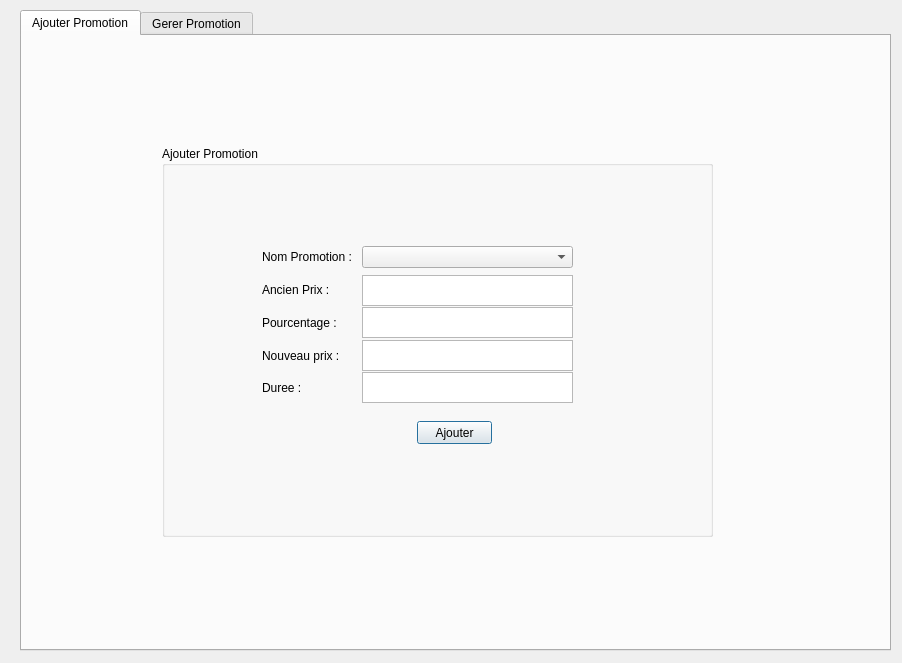
<?xml version="1.0" encoding="UTF-8"?>
<ui version="4.0">
 <class>produitinter</class>
 <widget class="QDialog" name="produitinter">
  <property name="geometry">
   <rect>
    <x>0</x>
    <y>0</y>
    <width>902</width>
    <height>663</height>
   </rect>
  </property>
  <property name="windowTitle">
   <string>Dialog</string>
  </property>
  <widget class="QTabWidget" name="tabWidget">
   <property name="geometry">
    <rect>
     <x>20</x>
     <y>10</y>
     <width>871</width>
     <height>641</height>
    </rect>
   </property>
   <property name="currentIndex">
    <number>0</number>
   </property>
   <widget class="QWidget" name="tab">
    <attribute name="title">
     <string>Ajouter Promotion</string>
    </attribute>
    <widget class="QGroupBox" name="groupBox">
     <property name="geometry">
      <rect>
       <x>140</x>
       <y>110</y>
       <width>551</width>
       <height>391</height>
      </rect>
     </property>
     <property name="title">
      <string>Ajouter Promotion</string>
     </property>
     <widget class="QTextEdit" name="Pourcentage">
      <property name="geometry">
       <rect>
        <x>200</x>
        <y>161</y>
        <width>211</width>
        <height>31</height>
       </rect>
      </property>
     </widget>
     <widget class="QLabel" name="label_13">
      <property name="geometry">
       <rect>
        <x>100</x>
        <y>95</y>
        <width>91</width>
        <height>31</height>
       </rect>
      </property>
      <property name="text">
       <string>Nom Promotion :</string>
      </property>
     </widget>
     <widget class="QLabel" name="label_12">
      <property name="geometry">
       <rect>
        <x>100</x>
        <y>194</y>
        <width>91</width>
        <height>31</height>
       </rect>
      </property>
      <property name="text">
       <string>Nouveau prix :</string>
      </property>
     </widget>
     <widget class="QLabel" name="label_15">
      <property name="geometry">
       <rect>
        <x>100</x>
        <y>161</y>
        <width>91</width>
        <height>31</height>
       </rect>
      </property>
      <property name="text">
       <string>Pourcentage :</string>
      </property>
     </widget>
     <widget class="QLabel" name="label_14">
      <property name="geometry">
       <rect>
        <x>100</x>
        <y>128</y>
        <width>91</width>
        <height>31</height>
       </rect>
      </property>
      <property name="text">
       <string>Ancien Prix :</string>
      </property>
     </widget>
     <widget class="QPushButton" name="AjouterBouton">
      <property name="geometry">
       <rect>
        <x>255</x>
        <y>275</y>
        <width>75</width>
        <height>23</height>
       </rect>
      </property>
      <property name="text">
       <string>Ajouter</string>
      </property>
     </widget>
     <widget class="QLabel" name="label_16">
      <property name="geometry">
       <rect>
        <x>100</x>
        <y>226</y>
        <width>91</width>
        <height>31</height>
       </rect>
      </property>
      <property name="text">
       <string>Duree :</string>
      </property>
     </widget>
     <widget class="QTextEdit" name="duree">
      <property name="geometry">
       <rect>
        <x>200</x>
        <y>226</y>
        <width>211</width>
        <height>31</height>
       </rect>
      </property>
     </widget>
     <widget class="QComboBox" name="comboBox_nomprod">
      <property name="geometry">
       <rect>
        <x>200</x>
        <y>100</y>
        <width>211</width>
        <height>22</height>
       </rect>
      </property>
     </widget>
     <widget class="QTextBrowser" name="Prixav">
      <property name="geometry">
       <rect>
        <x>200</x>
        <y>129</y>
        <width>211</width>
        <height>31</height>
       </rect>
      </property>
     </widget>
     <widget class="QTextBrowser" name="Prixap">
      <property name="geometry">
       <rect>
        <x>200</x>
        <y>194</y>
        <width>211</width>
        <height>31</height>
       </rect>
      </property>
     </widget>
    </widget>
   </widget>
   <widget class="QWidget" name="tab_2">
    <attribute name="title">
     <string>Gerer Promotion</string>
    </attribute>
    <widget class="QGroupBox" name="groupBox_2">
     <property name="geometry">
      <rect>
       <x>460</x>
       <y>30</y>
       <width>381</width>
       <height>281</height>
      </rect>
     </property>
     <property name="title">
      <string>Supprimer Promotion</string>
     </property>
     <widget class="QComboBox" name="comboBox_supp">
      <property name="geometry">
       <rect>
        <x>160</x>
        <y>17</y>
        <width>121</width>
        <height>22</height>
       </rect>
      </property>
     </widget>
     <widget class="QLabel" name="label">
      <property name="geometry">
       <rect>
        <x>70</x>
        <y>12</y>
        <width>81</width>
        <height>31</height>
       </rect>
      </property>
      <property name="text">
       <string>ID Promotion</string>
      </property>
     </widget>
     <widget class="QPushButton" name="SupprimerBouton">
      <property name="geometry">
       <rect>
        <x>210</x>
        <y>240</y>
        <width>75</width>
        <height>23</height>
       </rect>
      </property>
      <property name="text">
       <string>Supprimer</string>
      </property>
     </widget>
     <widget class="QLabel" name="label_27">
      <property name="geometry">
       <rect>
        <x>10</x>
        <y>126</y>
        <width>91</width>
        <height>31</height>
       </rect>
      </property>
      <property name="text">
       <string>Pourcentage :</string>
      </property>
     </widget>
     <widget class="QLabel" name="label_24">
      <property name="geometry">
       <rect>
        <x>10</x>
        <y>62</y>
        <width>91</width>
        <height>31</height>
       </rect>
      </property>
      <property name="text">
       <string>Nom :</string>
      </property>
     </widget>
     <widget class="QLabel" name="label_25">
      <property name="geometry">
       <rect>
        <x>10</x>
        <y>94</y>
        <width>91</width>
        <height>31</height>
       </rect>
      </property>
      <property name="text">
       <string>Ancien Prix :</string>
      </property>
     </widget>
     <widget class="QLabel" name="label_26">
      <property name="geometry">
       <rect>
        <x>10</x>
        <y>158</y>
        <width>91</width>
        <height>31</height>
       </rect>
      </property>
      <property name="text">
       <string>Nouveau prix :</string>
      </property>
     </widget>
     <widget class="QTextBrowser" name="Nomval">
      <property name="geometry">
       <rect>
        <x>110</x>
        <y>62</y>
        <width>256</width>
        <height>31</height>
       </rect>
      </property>
     </widget>
     <widget class="QTextBrowser" name="anciepval">
      <property name="geometry">
       <rect>
        <x>110</x>
        <y>94</y>
        <width>256</width>
        <height>31</height>
       </rect>
      </property>
     </widget>
     <widget class="QTextBrowser" name="pourcentageval">
      <property name="geometry">
       <rect>
        <x>110</x>
        <y>126</y>
        <width>256</width>
        <height>31</height>
       </rect>
      </property>
     </widget>
     <widget class="QTextBrowser" name="nouvpval">
      <property name="geometry">
       <rect>
        <x>110</x>
        <y>158</y>
        <width>256</width>
        <height>31</height>
       </rect>
      </property>
     </widget>
     <widget class="QTextBrowser" name="dureeval">
      <property name="geometry">
       <rect>
        <x>110</x>
        <y>190</y>
        <width>256</width>
        <height>31</height>
       </rect>
      </property>
     </widget>
     <widget class="QLabel" name="label_28">
      <property name="geometry">
       <rect>
        <x>10</x>
        <y>190</y>
        <width>91</width>
        <height>31</height>
       </rect>
      </property>
      <property name="text">
       <string>Duree :</string>
      </property>
     </widget>
    </widget>
    <widget class="QTableView" name="tablemodifier">
     <property name="geometry">
      <rect>
       <x>30</x>
       <y>350</y>
       <width>811</width>
       <height>251</height>
      </rect>
     </property>
     <property name="autoFillBackground">
      <bool>false</bool>
     </property>
    </widget>
    <widget class="QGroupBox" name="groupBox_3">
     <property name="geometry">
      <rect>
       <x>29</x>
       <y>29</y>
       <width>391</width>
       <height>281</height>
      </rect>
     </property>
     <property name="title">
      <string>Modifier Promotion</string>
     </property>
     <widget class="QComboBox" name="comboBox_modif">
      <property name="geometry">
       <rect>
        <x>100</x>
        <y>20</y>
        <width>121</width>
        <height>22</height>
       </rect>
      </property>
     </widget>
     <widget class="QLabel" name="label_29">
      <property name="geometry">
       <rect>
        <x>10</x>
        <y>188</y>
        <width>91</width>
        <height>31</height>
       </rect>
      </property>
      <property name="text">
       <string>Duree :</string>
      </property>
     </widget>
     <widget class="QLabel" name="label_30">
      <property name="geometry">
       <rect>
        <x>10</x>
        <y>156</y>
        <width>91</width>
        <height>31</height>
       </rect>
      </property>
      <property name="text">
       <string>Nouveau prix :</string>
      </property>
     </widget>
     <widget class="QLabel" name="label_31">
      <property name="geometry">
       <rect>
        <x>10</x>
        <y>124</y>
        <width>91</width>
        <height>31</height>
       </rect>
      </property>
      <property name="text">
       <string>Pourcentage :</string>
      </property>
     </widget>
     <widget class="QLabel" name="label_32">
      <property name="geometry">
       <rect>
        <x>10</x>
        <y>92</y>
        <width>91</width>
        <height>31</height>
       </rect>
      </property>
      <property name="text">
       <string>Ancien Prix :</string>
      </property>
     </widget>
     <widget class="QLabel" name="label_33">
      <property name="geometry">
       <rect>
        <x>10</x>
        <y>60</y>
        <width>91</width>
        <height>31</height>
       </rect>
      </property>
      <property name="text">
       <string>Nom :</string>
      </property>
     </widget>
     <widget class="QLineEdit" name="pourcentagemodif">
      <property name="geometry">
       <rect>
        <x>100</x>
        <y>125</y>
        <width>261</width>
        <height>31</height>
       </rect>
      </property>
     </widget>
     <widget class="QLineEdit" name="dureemodif">
      <property name="geometry">
       <rect>
        <x>100</x>
        <y>189</y>
        <width>261</width>
        <height>31</height>
       </rect>
      </property>
     </widget>
     <widget class="QTextBrowser" name="nommodif">
      <property name="geometry">
       <rect>
        <x>100</x>
        <y>60</y>
        <width>256</width>
        <height>31</height>
       </rect>
      </property>
     </widget>
     <widget class="QTextBrowser" name="anciepmodif">
      <property name="geometry">
       <rect>
        <x>100</x>
        <y>93</y>
        <width>256</width>
        <height>31</height>
       </rect>
      </property>
     </widget>
     <widget class="QTextBrowser" name="nouvpmodif">
      <property name="geometry">
       <rect>
        <x>100</x>
        <y>157</y>
        <width>256</width>
        <height>31</height>
       </rect>
      </property>
     </widget>
     <widget class="QPushButton" name="btn_modif">
      <property name="geometry">
       <rect>
        <x>170</x>
        <y>240</y>
        <width>75</width>
        <height>23</height>
       </rect>
      </property>
      <property name="text">
       <string>Modifier</string>
      </property>
     </widget>
    </widget>
    <widget class="QLabel" name="label_2">
     <property name="geometry">
      <rect>
       <x>250</x>
       <y>320</y>
       <width>71</width>
       <height>20</height>
      </rect>
     </property>
     <property name="text">
      <string>Recherche :</string>
     </property>
    </widget>
    <widget class="QLineEdit" name="rechercheav">
     <property name="geometry">
      <rect>
       <x>321</x>
       <y>314</y>
       <width>251</width>
       <height>31</height>
      </rect>
     </property>
    </widget>
   </widget>
  </widget>
 </widget>
 <resources/>
 <connections/>
</ui>
